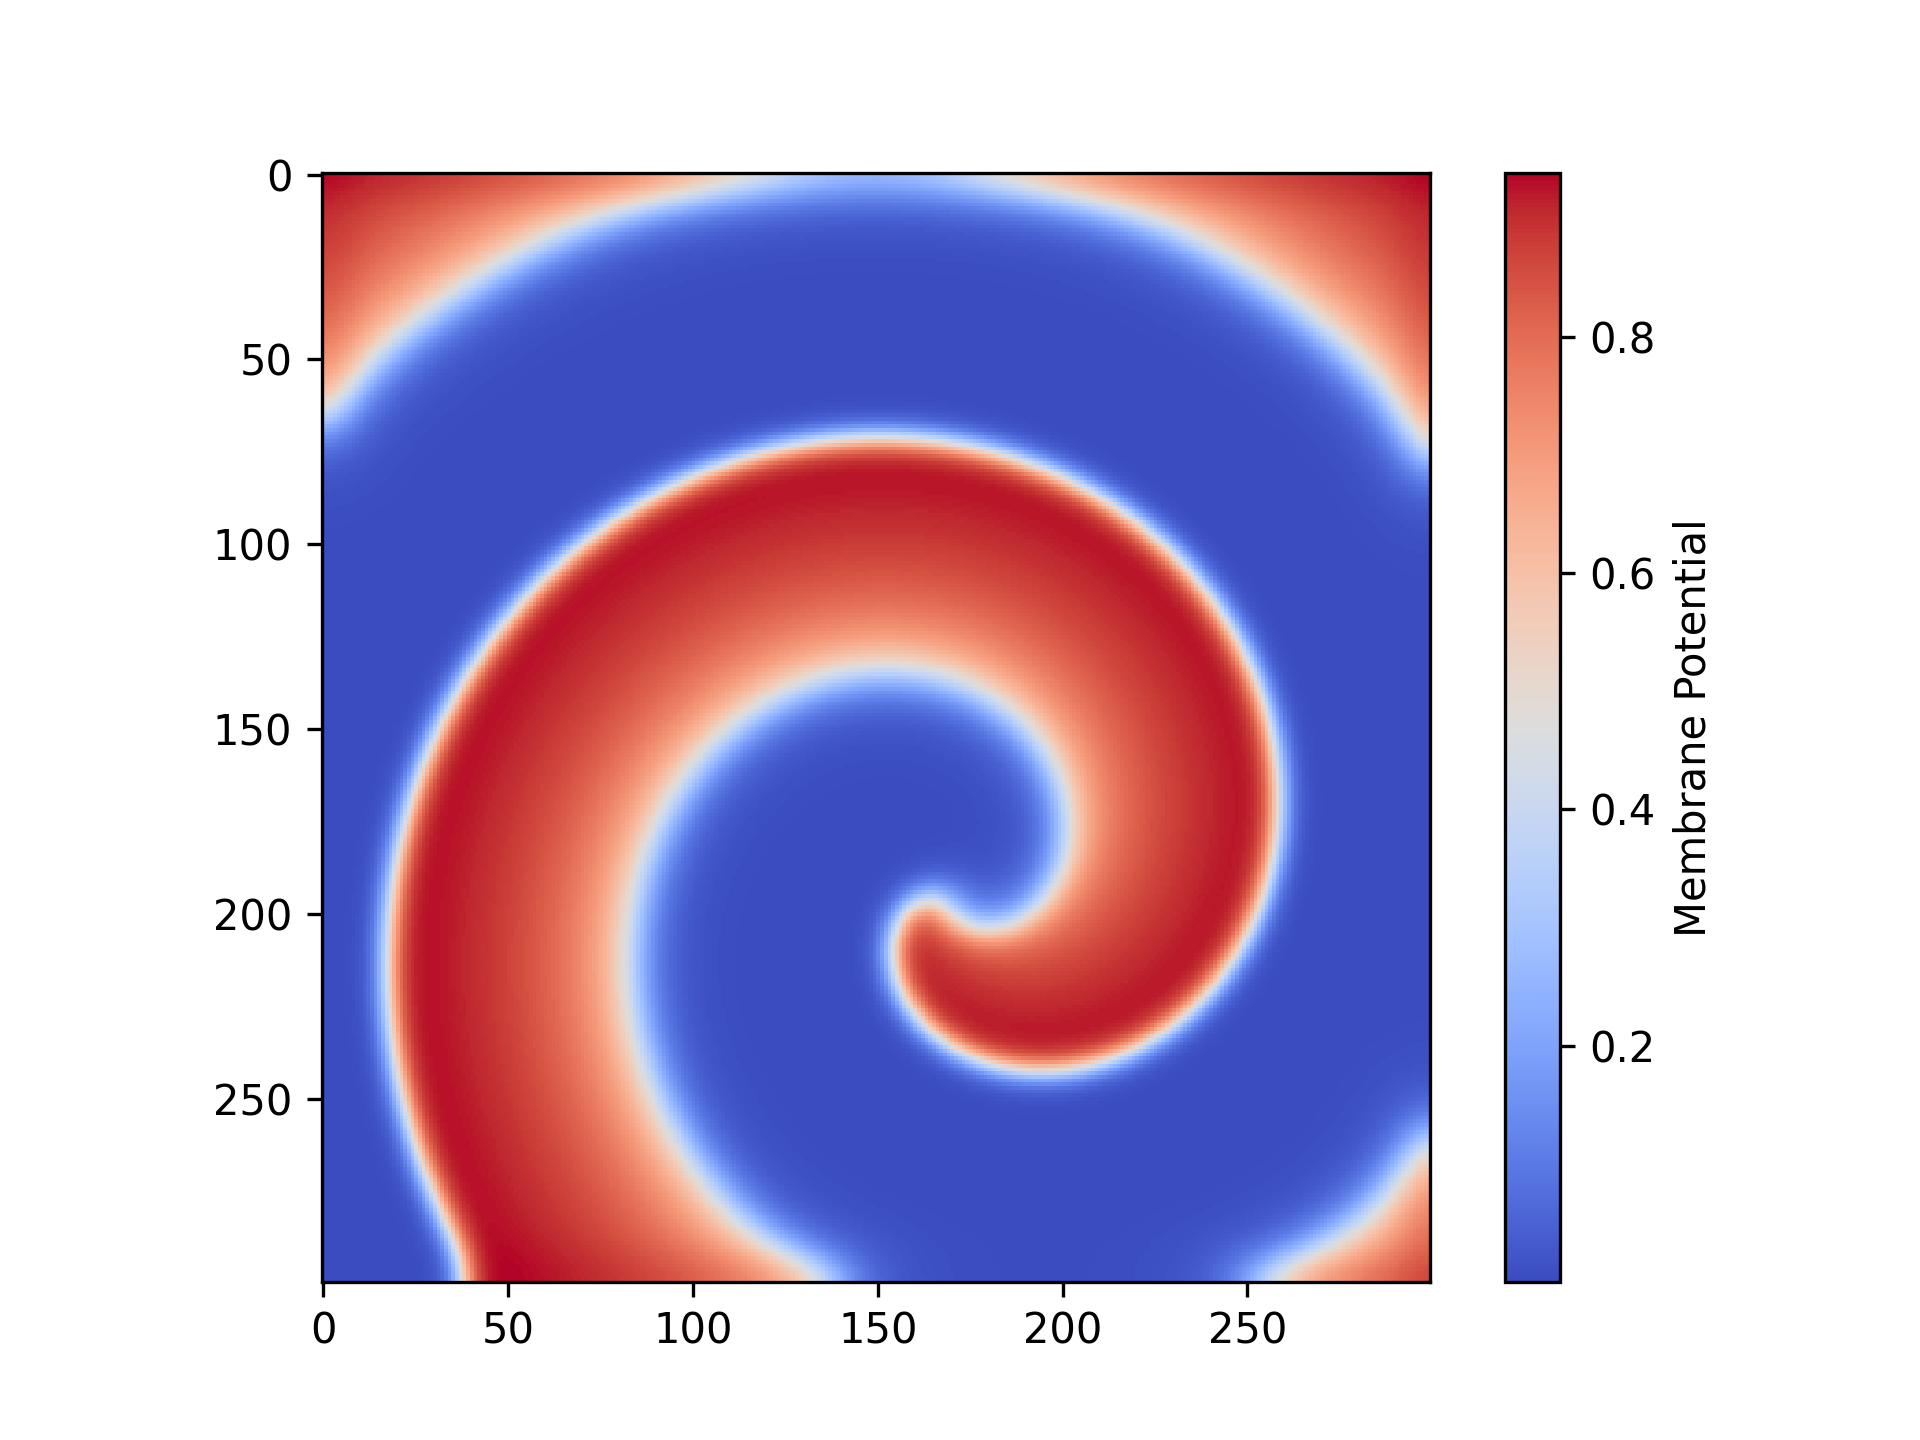

Write Python code to recreate this figure.
"""
Spiral Wave Formation in 2D Cardiac Tissue
==========================================

Overview:
---------
This example demonstrates how to initiate and observe a spiral wave 
in a two-dimensional cardiac tissue model using the Aliev-Panfilov equations. 
Spiral waves are a key phenomenon in cardiac electrophysiology, often linked to 
arrhythmias and reentrant activity.

Simulation Setup:
-----------------
- Tissue Grid: A 256×256 cardiac tissue domain.
- Spiral Wave Initiation:
  - First stimulus: Applied along the top boundary at time 0.
  - Second stimulus: Applied to the right half of the domain at time 50.
- Time and Space Resolution:
  - Temporal step (dt): 0.01 
  - Spatial resolution (dr): 0.3 
  - Total simulation time (t_max): 150 

Execution:
----------
1. Create a 2D cardiac tissue grid.
2. Apply two sequential stimulations:
   - The first stimulus excites a wavefront across the tissue.
   - The second stimulus, applied after a delay, breaks the wavefront, 
     leading to spiral wave formation.
3. Initialize and configure the Aliev-Panfilov model.
4. Run the simulation to observe spiral wave dynamics.
5. Visualize the final membrane potential distribution.

Spiral Wave Mechanism:
----------------------
Spiral waves emerge due to the interaction of an initial wave and a secondary 
stimulus applied at a critical time and location. These waves are relevant 
to studying:
- Reentrant arrhythmias (such as ventricular tachycardia).
- Excitation wave turbulence in cardiac tissue.
- Wavefront stability and self-sustained oscillations.

Visualization:
--------------
The final membrane potential distribution is displayed using matplotlib, 
revealing the characteristic spiral pattern.
"""

import matplotlib.pyplot as plt
import finitewave as fw

# set up pre-pacing protocol to stabilize the model before the main simulation:
stim_prepacing = fw.StimSingleCell(dt=0.01)
stim_prepacing.add_stim(n_beats=30, cycle_length=50., curr_value=2., duration=0.1)
stim_prepacing.add_stim(n_beats=10, cycle_length=30., curr_value=2., duration=0.1)
# create model object and set up parameters
cardiac_model = fw.AlievPanfilov()
cardiac_model.prepacing(stim_prepacing, history=True)

# create a tissue grid of size 300x300:
n = 300
tissue = fw.CardiacTissue([n, n], dr=0.25)

# set up stimulation parameters:
stim_sequence = fw.StimS1S2Cross(tissue, s1_time=0, s2_time=23, voltage_value=1)

# create model object and set up parameters:
simulation = fw.CardiacSimulation(dt=0.01, t_max=200, backend="mlx")
simulation.cardiac_model = cardiac_model
simulation.cardiac_tissue = tissue
simulation.stim_sequence = stim_sequence

# run the model:
simulation.run()

# show the potential map at the end of calculations:
u = simulation.cardiac_model.output("u")
fig = plt.figure()
plt.imshow(u, cmap="coolwarm")
plt.colorbar(label="Membrane Potential")
plt.show()

fig.savefig("reentry_2d.png", dpi=300)
